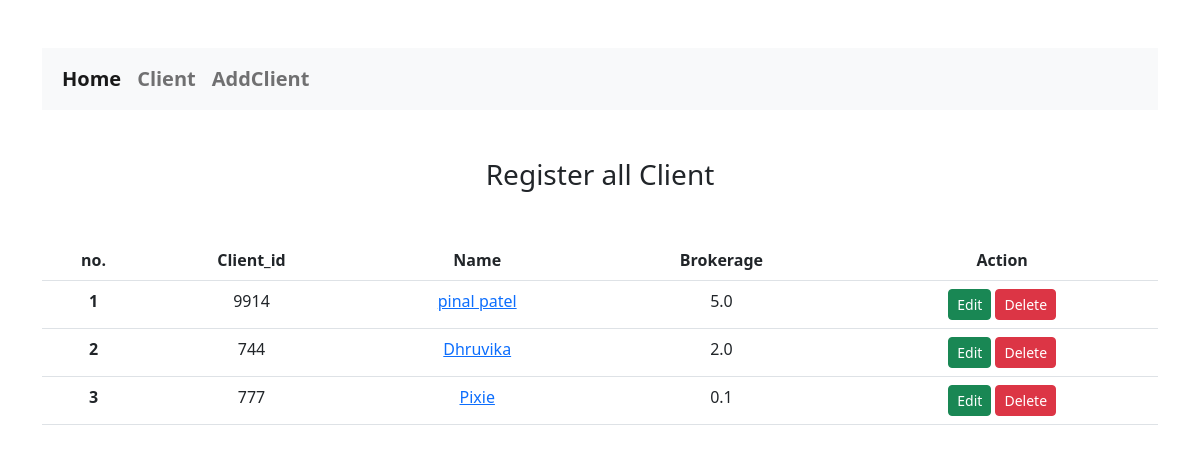
Page /show/ on the committed database.
### app_market/models.py (models this page shows, shortened)
class Client(models.Model):
    client_id = models.CharField(max_length=20, primary_key=True, unique=True)
    name = models.CharField(max_length=70)
    brokerage = models.FloatField(
        validators=[
            MinValueValidator(
                0.001,
                message="Please enter a valid value. The two nearest valid values are 0.001 and 10.",
            ),
            MaxValueValidator(
                10,
                message="Please enter a valid value. The two nearest valid values are 0.001 and 10.",
            ),
        ]
    )
    date = models.DateField(default=timezone.now, blank=True)

### app_market/views.py (the view)
# urls.py: path('show/', views.show, name='show'),
def show(request):
    clnt_data = reversed(Client.objects.all())
    return render(request,'show.html',{'clnt_data':clnt_data})

### app_market/Templates/show.html (shortened to what this page needs)
{% extends 'base.html' %} {% block content %}
<div class="container mt-5">
        <h3 class="text-center"> Register all Client </h3>
</div>
<div class="row mt-5 justify-content-around">
    <div class='col-12'>
        <table class="table table-hover text-center">
            <thead>
                <tr>
                    <th scope="col">no.</th>
                    <th scope="col">Client_id</th>
                    <th scope="col">Name</th>
                    <th scope="col">Brokerage</th>
                    <th scope="col">Action</th>
                </tr>
            </thead>
            <tbody>
                {% for clnt in clnt_data %}
                <tr>
                    <th scope="row">{{forloop.counter}}</th>
                    <td>{{clnt.client_id}}</td>
                    <td><a href="{% url 'client_trade' clnt.client_id %}">{{clnt.name}}</a></td>
                    <td>{{clnt.brokerage}}</td>
                    <td>
                        <a href="{% url 'edit' clnt.client_id %}" class="btn btn-success btn-sm">Edit</a>
                        <form action="{% url 'delete' clnt.client_id %}" method="POST" class="d-inline">
                            <input type="submit" value="Delete" class="btn btn-danger btn-sm">
                        </form>
                    </td>
                </tr>
                {% endfor %}
            </tbody>
        </table>
    </div>
</div>
{% endblock content %}

### rows in the picture
Client: client_id "9914", name "pinal patel", brokerage "5.0"
Client: client_id "744", name "Dhruvika", brokerage "2.0"
Client: client_id "777", name "Pixie", brokerage "0.1"
